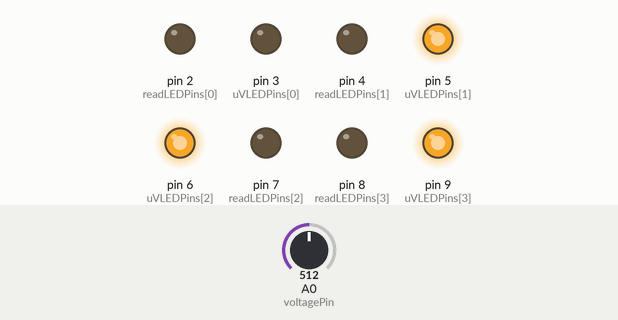
Recording of a sketch running on a simulated Arduino Uno, built with avr-gcc and run on an emulated ATmega328P. Shown: output pins drawn as LEDs (lit = HIGH). The test bench sets the inputs (shaded band); at power-on: A0 (voltagePin) = 512. What the sketch prints to the serial monitor is not drawn.

Above: at 0.05 s.
Timing chart, 0 to 13.0 s (numbered marks = the images above):
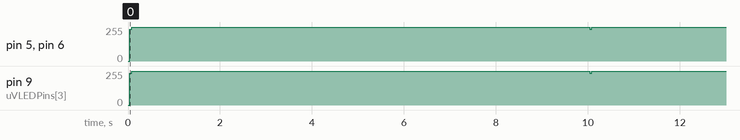

The sketch:

odd-even-1.ino
```cpp
// (licence header left out)
const int BAUD = 9600;
int uVLEDPins[4] = {3, 5, 6, 9};
const int readLEDPins[4] = {2, 4, 7, 8};
const int voltagePin = A0;
long seconds = 0;
int pwms[4] = {0, 0, 0, 0};
bool inputs[4] = {false, false, false, false};
float threshold = 4.3;

void SetPWM(int v, int pwm)
{
  if(v <= 0) v = 0;
  if(v > 255) v = 255;
  analogWrite(uVLEDPins[pwm], v);
  pwms[pwm] = v;
}

void SetPWMs(bool light)
{
  for(int pwm = 0; pwm < 4; pwm++)
  {
    if(light)
    {
      analogWrite(uVLEDPins[pwm], pwms[pwm]);
    } else
    {

      digitalWrite(uVLEDPins[pwm], 0);
    }
  }
}

void SetLEDs(bool light)
{
  for(int led = 0; led < 4; led++)
  {
    if(light)
    {
      if(inputs[led])
       digitalWrite(readLEDPins[led], 1);
      else
       digitalWrite(readLEDPins[led], 0);
    } else
    {
      digitalWrite(readLEDPins[led], 0);
    }
  }
}

float ReadValue()
{
  SetPWMs(false);
  SetLEDs(true);
  int v = analogRead(voltagePin);
  SetLEDs(false);
  SetPWMs(true);
  return (float)v*5.0/1024.0;
}

void PrintInputScan()
{
  for(int i = 0; i < 4; i++)
  {
    Serial.print(pwms[i]);
    Serial.print(", ");
  }
  for(int i = 0; i < 16; i++)
  {
    for(int j = 0; j < 4; j++)
    {
     inputs[j] = (i >> j) & 1;
    }
    Serial.print(ReadValue());
    Serial.print(", ");
  }
  Serial.println();
}


void SetNumber(int n)
{
  for(int j = 0; j < 4; j++)
  {
     inputs[j] = (n >> j) & 1;
  }
}

float TestAll()
{
  int right = 0;
  for(int n = 1; n < 16; n++)
  {
    SetNumber(n);
    float v = ReadValue();
    if(v > 4.3 && !(n & 1))
      right++;
    if(v < 4.3 && (n & 1))
      right++;
  }
  return (float)right/15.0;
}


// Allow the user to change values.

void TestNumber()
{

  if(Serial.available() <= 0)
    return;


  int n = Serial.parseInt();
  SetNumber(n);
  Serial.print(n);
  float v = ReadValue();
  if(v > threshold)
    Serial.println(" is odd.");
  else
    Serial.println(" is even.");

  while(Serial.available()) Serial.read();
}

void setup()
{
  for(int synapse = 0; synapse < 4; synapse++)
  {
    pinMode(uVLEDPins[synapse], OUTPUT);
    pinMode(readLEDPins[synapse], OUTPUT);
  }

  pinMode(voltagePin, INPUT);
  SetPWMs(false);
  SetLEDs(false);

  Serial.begin(BAUD);
  Serial.println("RepRap Ltd Optical Half-Neuron Starting");
  pwms[0] = 0;
  pwms[1] = 255;
  pwms[2] = 255;
  pwms[3] = 255;
  SetPWMs(true);

  // Having a timeout on serial input is very silly and annoying.

  Serial.setTimeout(30000);
}

void loop()
{
  Serial.println(TestAll());
  delay(10000);
}
```

Measured:
- by itself, pin 5 (uVLEDPins[1]), pin 6 (uVLEDPins[2]): alternates 255/255 for 10.0 s and 240/255 for 0.04 s
- by itself, pin 9 (uVLEDPins[3]): alternates 255/255 for 10.0 s and 239/255 for 0.04 s
